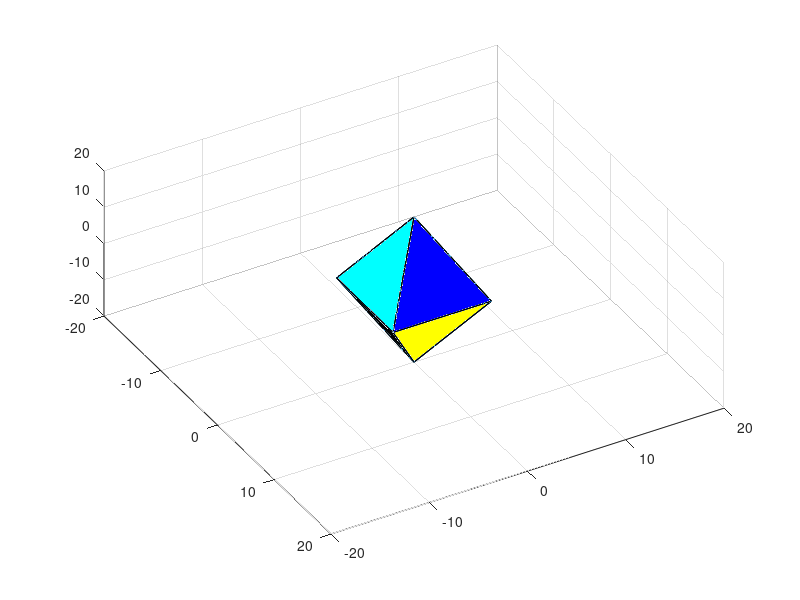

The MATLAB script that drew this image:
d = [ 0 5 5 0 -5 5 0 -5 -5 0 5 -5 0;
      0 -5 5 0 5 5 0 5 -5 0 -5 -5 0;
      20 0 0 20 0 0 -20 0 0 -20 0 0 20;
      1 1 1 1 1 1 1 1 1 1 1 1 1;]
p = [1 2 3; 4 5 6; 5 6 7; 8 9 10; 9 10 11; 11 12 13; 1 8 9; 2 3 7];
c = ['b'; 'r'; 'g'; 'w'; 'k'; 'c'; 'm'; 'y';];
%blue red gree white black cyan magenta yellow

for psi = 0:0.04:2*pi
    clf;
    Rz = [cos(psi) -sin(psi) 0 0; sin(psi) cos(psi) 0 0; 0 0 1 0 ; 0 0 0 1];
    y = Rz * d;
    line(y(1,:),y(2,:),y(3,:));
    
    for i= 1:1:8
        patch([y(1,p(i,1)) y(1,p(i,2)) y(1,p(i,3))], [y(2,p(i,1)) y(2,p(i,2)) y(2,p(i,3))],...
              [y(3,p(i,1)) y(3,p(i,2)) y(3,p(i,3))], c(i));
    end
    
    axis([-20 20 -20 20 -20 20]);
    grid on;
    view([60 60]);
    pause(0.0001);
end